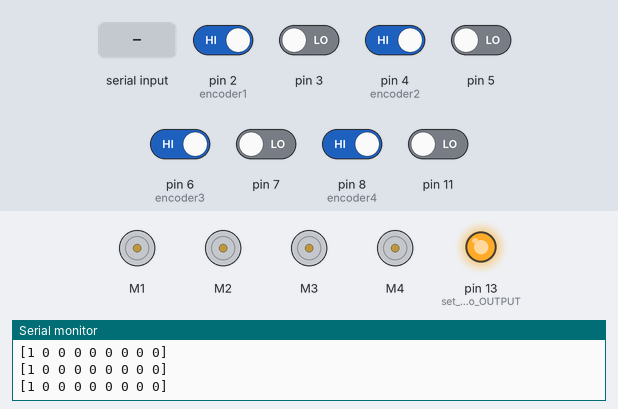
This sketch was run on a simulated Arduino Uno, built with avr-gcc and run on an emulated ATmega328P. Parts: 4 × DC motor (green arrow = forward, orange = backward, longer = faster), output pins drawn as LEDs (lit = HIGH), the last lines printed to the serial monitor. Inputs (shaded band) come from the test bench; at power-on: pin 2 (encoder1), pin 4 (encoder2), pin 6 (encoder3), pin 8 (encoder4) HIGH, pin 3, pin 5, pin 7, pin 11 LOW.

Above: at 1.2 s.
1.3 s: "[90 45 200 10]\n" received over Serial
At 1.6 s:
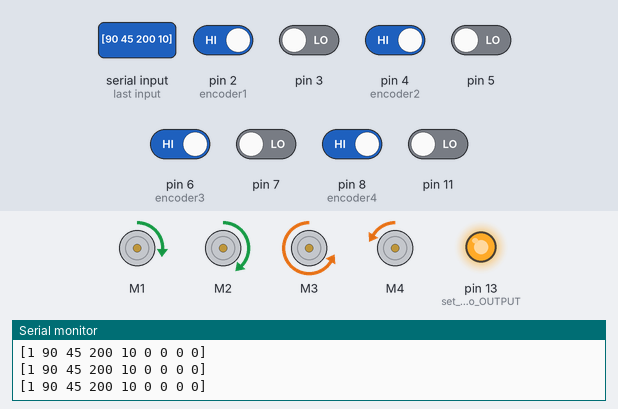
Timing chart, 0 to 4.3 s (numbered marks = the images above; inputs shaded):
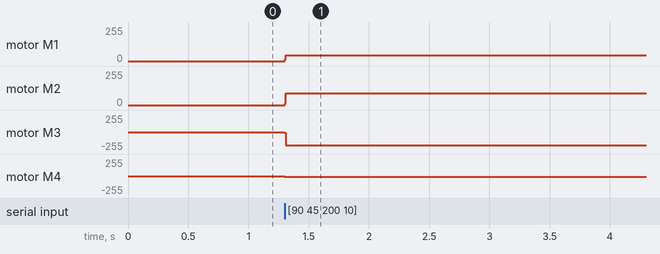

Measured:
- after the input at 1.3 s, motor M1: stopped → forward 45/255 at once; motor M2: stopped → forward 90/255 at once; motor M3: stopped → backward 200/255 at once; motor M4: stopped → backward 10/255 at once

The sketch:

Drive_Encoders.ino
```cpp
#include <Wire.h>
#include <Adafruit_MotorShield.h>
#include "utility/Adafruit_PWMServoDriver.h"
#include <string.h>

#define DEV_ID 1

Adafruit_MotorShield AFMS = Adafruit_MotorShield();
Adafruit_DCMotor *motors[4];
static int v;

const int bufsize = 256;
const int safesize = bufsize / 2;
char buf[bufsize];
char msg[bufsize];
char wbuf[safesize];
unsigned long msecs;
char numbuf[4];

class QuadEncoder {
  public:
    //long long pos;
    long pos; //switch with top statement??
    bool reversed; // set
    char pin[2];
    QuadEncoder() {
      reset();
    }
    void attach(int pin1, int pin2) {
      pinMode(pin1, INPUT);
      pinMode(pin2, INPUT);
      pin[0] = pin1;
      pin[1] = pin2;
      pin_state[0] = digitalRead(pin[0]) == HIGH;
      pin_state[1] = digitalRead(pin[1]) == HIGH;
    }
    long long read() {
      update();
      return pos;
    }
    void reset() {
      pin[0] = 0;
      pin[1] = 0;
      pos = 0;
      velocity = 1; // velocity can either be 1 or -1
      reversed = false;
      pin_state[0] = 0;
      pin_state[1] = 0;
    }
  private:
    void update() {
      if (pin[0] == 0 || pin[1] == 0)
        return;
      // FSA : reg :: 00 01 11 10
      //     : rev :: 00 10 11 01
      char new_state[2] = {
        digitalRead(pin[0]) == HIGH,
        digitalRead(pin[1]) == HIGH
      };
      char delta_state[2] = {
        new_state[0] != pin_state[0],
        new_state[1] != pin_state[1]
      };
      if (delta_state[0] && delta_state[1]) {
        pos += velocity * 2 * (reversed ? -1 : 1);
      } else if (delta_state[1]) {
        velocity = (new_state[0] == new_state[1]) ? -1 : 1;
        pos += velocity * (reversed ? -1 : 1);
      } else if (delta_state[0]) {
        velocity = (new_state[0] == new_state[1]) ? 1 : -1;
        pos += velocity * (reversed ? -1 : 1);
      }
      pin_state[0] = new_state[0];
      pin_state[1] = new_state[1];
    }
    char pin_state[2];
    long long velocity;  // estimated
};

int limit(int x, int a, int b)
{
	if (x > b)
	{
		return b;
	}
	else if (x < a)
	{
		return a;
	}
	else
	{
		return x;
	}
}

void setmotors(int topleft, int topright, int botleft, int botright)
{
	bool isneg[4] = {topright < 0, topleft < 0, botleft < 0, botright < 0};
	topright = limit(abs(topright), 0, 255);
	topleft = limit(abs(topleft), 0, 255);
	botleft = limit(abs(botleft), 0, 255);
	botright = limit(abs(botright), 0, 255);
	motors[0]->setSpeed(topright);
	motors[1]->setSpeed(topleft);
	motors[2]->setSpeed(botleft);
	motors[3]->setSpeed(botright);

	for (int i = 0; i < 4; i++)
	{
		if (isneg[i])
		{
			motors[i]->run(FORWARD);
		}
		else
		{
			motors[i]->run(BACKWARD);
		}
	}
}

  QuadEncoder encoder1;
  QuadEncoder encoder2;
  QuadEncoder encoder3;
  QuadEncoder encoder4;

void setup()
{
	motors[0] = AFMS.getMotor(1);
	motors[1] = AFMS.getMotor(2);
	motors[2] = AFMS.getMotor(3);
	motors[3] = AFMS.getMotor(4);

  encoder1.attach(2, 3); //pin nums
  encoder2.attach(4, 5);
  encoder3.attach(6, 7);
  encoder4.attach(8, 11);

	pinMode(13, OUTPUT); // set status LED to OUTPUT and HIGH
	digitalWrite(13, HIGH);

	AFMS.begin();
	setmotors(0, 0, 0, 0);
	Serial.begin(57600);
	msecs = millis();
}

static int targetv[4];
static int prevv[4];

int rampmotor(int curr, int target)
{
	int delta = target - curr;
	delta = limit(delta, -8, 8);
	curr = limit(curr + delta, -255, 255);
	return curr;
}

void loop()
{

  long value1 = encoder1.read();
  long value2 = encoder2.read();
  long value3 = encoder3.read();
  long value4 = encoder4.read();

	int nbytes = 0;
	if ((nbytes = Serial.available()))
	{
		// read + attach null byte
		int obytes = strlen(buf);
		Serial.readBytes(&buf[obytes], nbytes);
		buf[nbytes + obytes] = '\0';

		// resize just in case
		if (strlen(buf) > safesize)
		{
			memmove(buf, &buf[strlen(buf) - safesize], safesize);
			buf[safesize] = '\0'; // just in case
		}

		// extract possible message
		char *s, *e;
		if ((e = strchr(buf, '\n')))
		{
			e[0] = '\0';
			if ((s = strrchr(buf, '[')))
			{
				// CUSTOMIZE
				sscanf(s, "[%d %d %d %d]\n",
						&targetv[0], &targetv[1], &targetv[2], &targetv[3]);
			}
			memmove(buf, &e[1], strlen(&e[1]) + sizeof(char));
		}
	}
	for (int i = 0; i < 4; i++)
	{
		prevv[i] = rampmotor(prevv[i], targetv[i]);
	}
	setmotors(-prevv[0], -prevv[1], prevv[2], prevv[3]);


//Last 4 values are encoders
	if (millis() - msecs > 100)
	{
		sprintf(wbuf, "[%d %d %d %d %d %ld %ld %ld %ld]\n",
				DEV_ID,
				prevv[0],
				prevv[1],
				prevv[2],
				prevv[3],
				value1,
				value2,
				value3,
				value4);
		Serial.print(wbuf);
		msecs = millis();
	}
}
```
